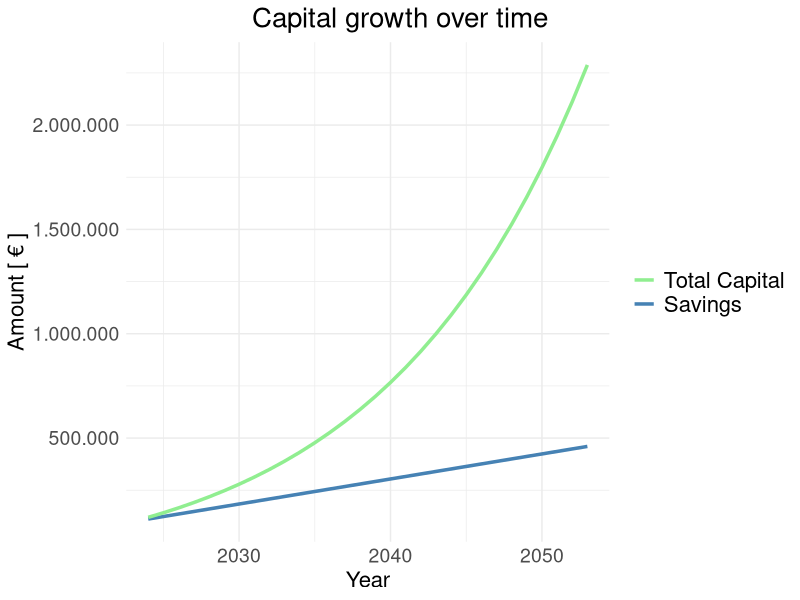
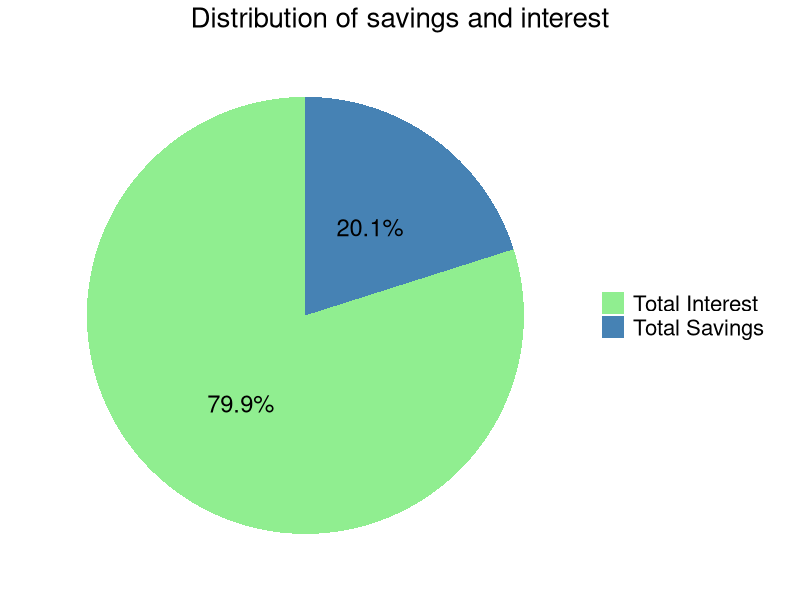
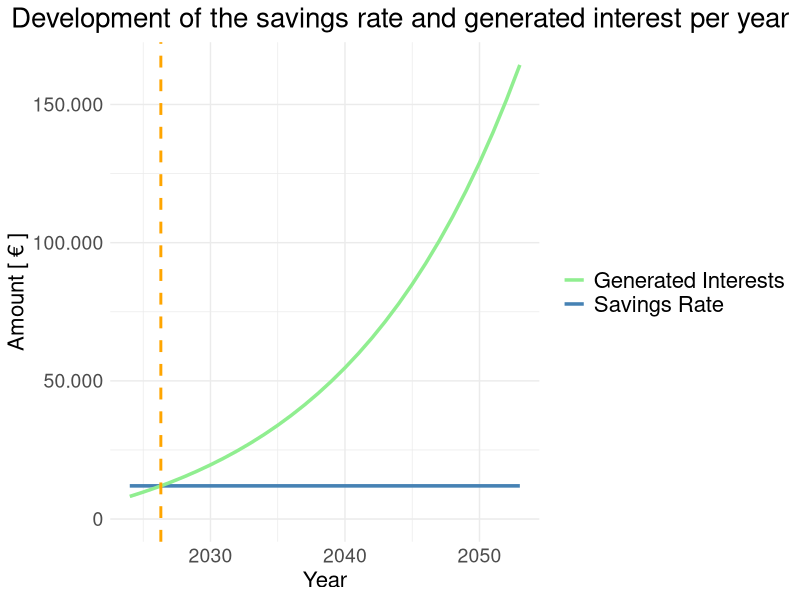
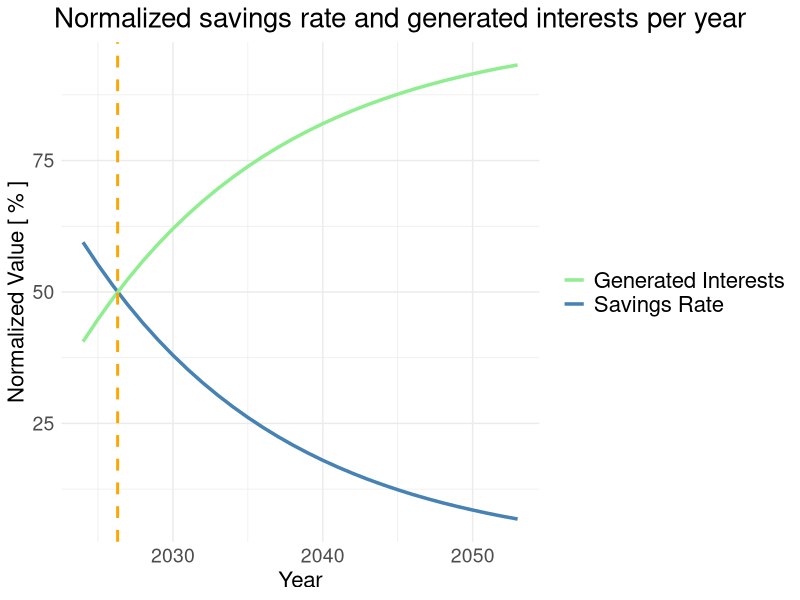
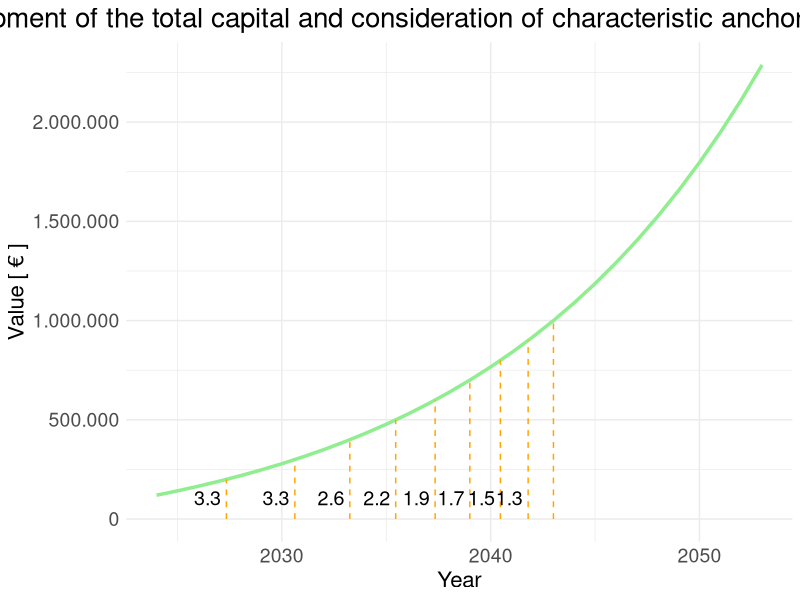
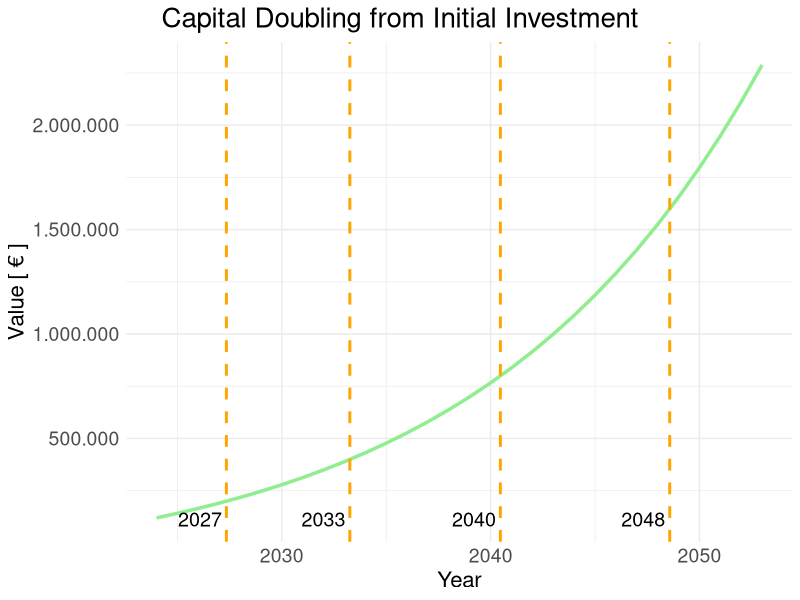

Write the R code that produced these figures, in order.
# Load libraries
library(dplyr)
library(ggplot2)
#library(gridExtra)
library(lubridate)
library(tibble)

# Input parameters
start_date <- ymd("2024-01-01")
initial_capital <- 100000
savings_rate <- 1000
savings_intervall <- "monthly"  # oder "yearly"
adjustment_rate <- 0  # 5% als Dezimalzahl
interest_rate <- 0.075  # 3% als Dezimalzahl
investment_period <- 30  # in yearen
savings_suspension <- NA  # Optionaler Wert
target_value <- NA  # Optionaler Wert
intersection_year <- NA

# Create table
results <- tibble(
  year = year(start_date) + 0:(investment_period - 1),
  capital_start = NA_real_,
  savings_anount = NA_real_,
  interest = NA_real_,
  accumulated_capital = NA_real_,
  growth = NA_real_,
  savings_anount_normalized = NA_real_,
  interest_normalized = NA_real_,
  capital_end = NA_real_
)

accumulated_savings_anount <- 0

for (i in 1:investment_period) {
  if (i == 1) {
    capital_start <- initial_capital
  } else {
    capital_start <- results$capital_end[i - 1]
  }
  
  if (!is.na(savings_suspension) && i > savings_suspension && savings_suspension < investment_period) {
    savings_anount <- 0
  } else {
    if (savings_intervall == "monthly") {
      savings_anount <- savings_rate * (1 + adjustment_rate)^(i - 1) * 12
    } else {
      savings_anount <- savings_rate * (1 + adjustment_rate)^(i - 1)
    }
  }
  
  if (savings_intervall == "monthly") {
    monthlyer_interest_rate <- 100*((1 + interest_rate / 100)^(1/12) - 1)
    monthly_savings <- savings_anount / 12
    total_interest <- 0
    current_capital <- capital_start
    
    for (m in 1:12) {
      monthly_interest = current_capital * monthlyer_interest_rate
      total_interest <- total_interest + monthly_interest
      current_capital <- current_capital + monthly_interest + monthly_savings
    }
    
    interest <- total_interest
  } else {
    interest <- capital_start * interest_rate
  }
  
  accumulated_savings_anount <- accumulated_savings_anount + savings_anount
  accumulated_capital <- initial_capital + accumulated_savings_anount
  growth <- savings_anount + interest
  savings_anount_normalized <- 100 * savings_anount / growth
  interest_normalized <- 100 * interest / growth
  capital_end <- capital_start + growth
  
  results$capital_start[i] <- round(capital_start, 2)
  results$savings_anount[i] <- round(savings_anount, 2)
  results$interest[i] <- round(interest, 2)
  results$accumulated_capital[i] <- round(accumulated_capital, 2)
  results$growth[i] <- round(growth, 2)
  results$savings_anount_normalized[i] <- round(savings_anount_normalized, 2)
  results$interest_normalized[i] <- round(interest_normalized, 2)
  results$capital_end[i] <- round(capital_end, 2)
}

# Summenzeile hinzufügen, TO DO: Vergleich Results und complete data
complete_data <- results
complete_data <- rbind(complete_data, c('Sum', NA, round(sum(complete_data$savings_anount), 2), round(sum(complete_data$interest), 2), NA, NA, NA, NA, round(complete_data$capital_end[investment_period], 2)))
#results <- rbind(results, c(NA, NA, round(sum(results$savings_anount), 2), round(sum(results$interest), 2), NA, NA, NA, NA, round(results$capital_end[investment_period], 2)))

# Diagramm erstellen
ggplot(results, aes(x = year)) +
  geom_line(aes(y = accumulated_capital, color = "Savings"), size = 1.2) +
  geom_line(aes(y = capital_end, color = "Total Capital"), size = 1.2) +
  labs(title = "Capital growth over time", x = "Year", y = "Amount [ € ]") +
  scale_y_continuous(labels = scales::comma_format(big.mark = ".", decimal.mark = ",")) +
  scale_color_manual(values = c("Savings" = "steelblue", "Total Capital" = "lightgreen"),
                     breaks = c("Total Capital", "Savings")) + # Reihenfolge in der Legende ändern
  guides(color = guide_legend(title = NULL)) +
  theme_minimal() +
  theme(
    plot.title = element_text(size = 20, hjust = 0.5),
    plot.title.position = "plot",
    legend.text = element_text(size = 16),
    axis.text = element_text(size = 14), # Größe der Achsenbeschriftung ändern
    axis.title = element_text(size = 16)  # Größe des Achsentitels ändern
  )

# Daten für den Pie-Chart berechnen
total_savings_anount <- sum(results$savings_anount) + initial_capital
total_interest <- sum(results$interest)
total_capital <- total_savings_anount + total_interest

# Daten für den Pie-Chart erstellen
pie_data <- data.frame(
  Kategorie = c("Total Savings", "Total Interest"),
  Wert = c(total_savings_anount, total_interest)
)

ggplot(pie_data, aes(x = "", y = Wert, fill = Kategorie)) +
  geom_bar(width = 1, stat = "identity") +
  coord_polar("y", start = 0) +
  geom_text(aes(label = paste0(round(Wert / total_capital * 100, 1), "%")), 
            position = position_stack(vjust = 0.5), size = 6) +
  labs(title = "Distribution of savings and interest") +
  scale_fill_manual(values = c("Total Interest" = "lightgreen", "Total Savings" = "steelblue")) +
  theme_minimal() +
  theme(
    axis.title.x = element_blank(),
    axis.title.y = element_blank(),
    axis.text.x = element_blank(),
    axis.text.y = element_blank(),
    axis.ticks = element_blank(),
    panel.grid = element_blank(),
    panel.border = element_blank(),
    plot.title = element_text(size = 20, hjust = 0.5),
    plot.title.position = "plot",
    legend.title = element_blank(),
    legend.text = element_text(size = 16)
  )

# Diagramm erstellen
# Höchsten Werte für savings_anount und interest ermitteln
max_savings_anount <- max(results$savings_anount, na.rm = TRUE)
max_interest <- max(results$interest, na.rm = TRUE)
y_max <- max(max_savings_anount, max_interest)

# 1. Find the Intersection Point
for (i in 1:(nrow(results) - 1)) {
  if (results$savings_anount[i] > results$interest[i] && results$savings_anount[i+1] <= results$interest[i+1]) {
    # Interpolate the exact year of intersection
    x1 <- results$year[i]
    x2 <- results$year[i+1]
    y1_savings <- results$savings_anount[i]
    y2_savings <- results$savings_anount[i+1]
    y1_interest <- results$interest[i]
    y2_interest <- results$interest[i+1]
    
    intersection_year <- x1 + (x2 - x1) * (y1_savings - y1_interest) / ((y2_interest - y1_interest) - (y2_savings - y1_savings))
    break
  }
}

# 2. Generate the Cross Point String
if (!is.na(intersection_year)) {
  crosspoint_string <- paste("From", floor(intersection_year), "the growth is mainly driven by the generated interests")
} else {
  crosspoint_string <- NA
}

# 3. Modify the Plots
plot_savings <- ggplot(results, aes(x = year)) +
  geom_line(aes(y = savings_anount, color = "Savings Rate"), size = 1.2) +
  geom_line(aes(y = interest, color = "Generated Interests"), size = 1.2) +
  labs(
    title = "Development of the savings rate and generated interest per year",
    x = "Year",
    y = "Amount [ € ]"
  ) +
  scale_color_manual(values = c("Savings Rate" = "steelblue", "Generated Interests" = "lightgreen")) +
  scale_y_continuous(limits = c(0, y_max), labels = scales::comma_format(big.mark = ".", decimal.mark = ",")) +
  theme_minimal() +
  theme(
    plot.title = element_text(size = 20, hjust = 0.5),
    plot.title.position = "plot",
    legend.text = element_text(size = 16),
    legend.title = element_blank(),
    axis.text = element_text(size = 14),
    axis.title = element_text(size = 16)
  )

if (!is.na(intersection_year)) {
  plot_savings <- plot_savings +
    geom_vline(aes(xintercept = intersection_year), linetype="dashed", size=1.0, color="orange") +
    annotate("text", x = intersection_year, y = min(results$savings_anount), label = as.character(floor(intersection_year)), size = 5, hjust = 1.1, vjust = 7.4 )
}
plot_savings

plot_normalized <- ggplot(results, aes(x = year)) +
  geom_line(aes(y = savings_anount_normalized, color = "Savings Rate"), size = 1.2) +
  geom_line(aes(y = interest_normalized, color = "Generated Interests"), size = 1.2) +
  labs(
    title = "Normalized savings rate and generated interests per year",
    x = "Year",
    y = "Normalized Value [ % ]"
  ) +
  scale_color_manual(values = c("Savings Rate" = "steelblue", "Generated Interests" = "lightgreen")) +
  theme_minimal() +
  theme(
    plot.title = element_text(size = 20, hjust = 0.5),
    plot.title.position = "plot",
    legend.text = element_text(size = 16),
    legend.title = element_blank(),
    axis.text = element_text(size = 14),
    axis.title = element_text(size = 16)
  )

if (!is.na(intersection_year)) {
  plot_normalized <- plot_normalized +
    geom_vline(aes(xintercept = intersection_year), linetype="dashed", size=1.0, color="orange") +
    annotate("text", x = intersection_year, y = min(results$savings_anount_normalized), label = as.character(floor(intersection_year)), size = 5, hjust = 1.1, vjust = 4.8 )
}
plot_normalized

table_all_values <- complete_data %>%
  select(year, capital_start, savings_anount, interest, capital_end) %>%
  mutate(
    `Capital Beginning of the Year [€]` = format(as.numeric(capital_start), nsmall = 2, big.mark = '.', decimal.mark = ','),
    `Savings Amount per Year [€]` = format(as.numeric(savings_anount), nsmall = 2, big.mark = '.', decimal.mark = ','),
    `Generated Interest per Year [€]` = format(as.numeric(interest), nsmall = 2, big.mark = '.', decimal.mark = ','),
    `Capital at the end of the Year [€]` = format(as.numeric(capital_end), nsmall = 2, big.mark = '.', decimal.mark = ',')
  ) %>%
  select(year, `Capital Beginning of the Year [€]`, `Savings Amount per Year [€]`, `Generated Interest per Year [€]`, `Capital at the end of the Year [€]`)

# Umbenennung der Spalten
table_all_values$`Capital Beginning of the Year [€]`[nrow(table_all_values)] <- ""
#colnames(table_render) <- c("Year", "Capital Beginning of the Year [€]", "Savings Amount per Year [€]", "Generated Interest per Year [€]", "Capital at the end of the Year [€]")

table_all_values


# Summary Table
table_summary <- data.frame(
  Category = c("Total Capital [ € ]", "Total Savings [ € ]", "Total Interests [ € ]"),
  Value = c(format(round(total_capital), big.mark = ".", decimal.mark = ",", scientific = FALSE),
            format(round(total_savings_anount), big.mark = ".", decimal.mark = ",", scientific = FALSE),
            format(round(total_interest), big.mark = ".", decimal.mark = ",", scientific = FALSE))
)

# Ausgabe der Tabelle ohne Spaltenüberschriften und ohne NULL
invisible(apply(table_summary, 1, function(row) cat(paste(row, collapse = "\t"), "\n")))

# Diagramm erstellen
# Bestimmen Sie die Jahre, in denen die Linie capital_end die Schwellenwerte erreicht
thresholds <- seq(100000, 1000000, by = 100000)
years_at_threshold <- numeric(length(thresholds))

for (i in 1:length(thresholds)) {
  interpolated <- approx(results$capital_end, results$year, xout = thresholds[i])
  years_at_threshold[i] <- interpolated$y
}

if (!all(is.na(years_at_threshold))) {
  # Erstellen Sie ein Dataframe für die Segmente
  segment_data <- data.frame(
    x = rep(min(results$year), length(thresholds)),
    xend = years_at_threshold,
    y = thresholds,
    yend = thresholds
  )
  
  segment_data <- na.omit(segment_data)
  
  # Abstand zwischen den Jahren berechnen
  segment_data$diff <- c(NA, diff(segment_data$xend))
  
  # Zeitraum bis zum Erreichen der ersten 100.000 Euro berechnen
  time_to_first_threshold <- segment_data$xend[1] - segment_data$x[1]
  
  # Diagramm erstellen
  ggplot(results, aes(x = year, y = capital_end)) +
    geom_line(color = "lightgreen", size= 1.2) +
    geom_segment(data = segment_data, aes(x = xend, xend = xend, y = 0, yend = y), linetype = "dashed", color = "orange") +
    geom_text(data = segment_data[1, ], aes(x = xend, y = max(results$capital_end) * 0.05, label = sprintf("%.1f", time_to_first_threshold)), check_overlap = TRUE, size = 5, hjust = 1.2, vjust = 0.6) +  # Text für den ersten Schwellenwert hinzufügen
    geom_text(data = segment_data[-1, ], aes(x = xend, y = max(results$capital_end) * 0.05, label = sprintf("%.1f", diff)), check_overlap = TRUE, size = 5, hjust = 1.2, vjust = 0.6) +  # Text für die anderen Schwellenwerte hinzufügen
    labs(title = "Development of the total capital and consideration of characteristic anchor points.", x = "Year", y = "Value [ € ]") +
    scale_y_continuous(labels = scales::comma_format(big.mark = ".", decimal.mark = ",")) +
    theme_minimal() +
    theme(
      plot.title = element_text(size = 20, hjust = 0.5),
      plot.title.position = "plot",
      legend.text = element_text(size = 16),
      legend.title = element_blank(),  # Titel der Legende ausblenden
      axis.text = element_text(size = 14), # Größe der Achsenbeschriftung ändern
      axis.title = element_text(size = 16)  # Größe des Achsentitels ändern
    )  
}

# Überprüfen Sie, ob target_value nicht NA ist
if (!is.na(target_value)) {
  # Interpolieren Sie, um das Jahr zu finden, in dem target_value erreicht wird
  interpolated_target <- approx(results$capital_end, results$year, xout = target_value)
  
  # Datum, an dem target_value erreicht wird
  year_at_target <- interpolated_target$y  # Abrunden ohne Nachkommastellen
}

# Überprüfen Sie, ob ein Datum ermittelt wurde
if (!is.na(target_value)) {
  # Fügen Sie horizontale und vertikale Linien in das Diagramm ein
  target_plot <- ggplot(results, aes(x = year, y = capital_end)) +
    geom_line(color = "lightgreen", size= 1.2) +
    geom_hline(yintercept = target_value, linetype = "dashed", color = "orange", size = 1) +
    geom_vline(xintercept = year_at_target, linetype = "dashed", color = "orange", size = 1) +
    geom_text(aes(x = year_at_target, y = 0, label = as.character(floor(year_at_target))), size = 5, hjust = 1.2, vjust = 0.6, color = "black") +
    labs(title = "Total capital and point in time of target value", x = "Year", y = "Value [ € ]") +
    scale_y_continuous(labels = scales::comma_format(big.mark = ".", decimal.mark = ",")) +
    theme_minimal() +
    theme(
      plot.title = element_text(size = 20, hjust = 0.5),
      plot.title.position = "plot",
      legend.text = element_text(size = 16),
      legend.title = element_blank(),
      axis.text = element_text(size = 14),
      axis.title = element_text(size = 16)
    )
  target_plot
}


if (!is.na(target_value)) {
  if (!is.na(year_at_target)) {
    message <- sprintf("The target value of %s € will likely be achieved by %d.", format(target_value, big.mark = ".", decimal.mark = ",", scientific = FALSE), floor(year_at_target))
    print(message)
  } else {
    message <- sprintf("The target value of %s € will not be achieved within the chosen observation period.", format(target_value, big.mark = ".", decimal.mark = ",", scientific = FALSE))
    print(message)
  }
}

# Calculate dynamic target values based on the initial capital and capital_end values
doubling_factor <- 2
max_target_value <- max(results$capital_end)  # You can adjust this as needed

# Define a function to calculate the year when capital doubles based on a target value
calculateDoublingYear <- function(target_value, results) {
  interpolated_target <- approx(results$capital_end, results$year, xout = target_value)
  return(interpolated_target$y)
}


# Calculate doubling of initial capital
double_target <- numeric()
current_target <- initial_capital

while (current_target <= max_target_value) {
  # Find the next target by doubling the current one
  next_target <- current_target * doubling_factor
  
  # Check if the next target is achievable based on capital_end
  if (next_target <= max(results$capital_end)) {
    double_target <- c(double_target, next_target)
    current_target <- next_target
  } else {
    break  # Stop if doubling is no longer possible
  }
}


if (length(double_target) != 0) {
  # double_target is not empty, calculate values and plot diagram
  # Calculate the years when capital doubles for each dynamically calculated target value
  doubling_years <- sapply(double_target, function(target) {
    calculateDoublingYear(target, results)
  })
  
  # Create a data frame for labeling doubling years
  label_data <- data.frame(year = doubling_years, label = floor(doubling_years))
  
  # Create the original plot
  ggplot(results, aes(x = year, y = capital_end)) +
    geom_line(color = "lightgreen", size = 1.2) +
    geom_vline(xintercept = doubling_years, linetype = "dashed", color = "orange", size = 1) +
    geom_text(data = label_data, aes(x = year, y = max(results$capital_end) * 0.05, label = label), size = 5, color = "black", hjust = 1.1) +  # Add text labels for doubling years
    labs(title = "Capital Doubling from Initial Investment", x = "Year", y = "Value [ € ]") +
    scale_y_continuous(labels = scales::comma_format(big.mark = ".", decimal.mark = ",")) +
    theme_minimal() +
    theme(
      plot.title = element_text(size = 20, hjust = 0.5),
      plot.title.position = "plot",
      legend.text = element_text(size = 16),
      legend.title = element_blank(),
      axis.text = element_text(size = 14),
      axis.title = element_text(size = 16)
    )
} 

